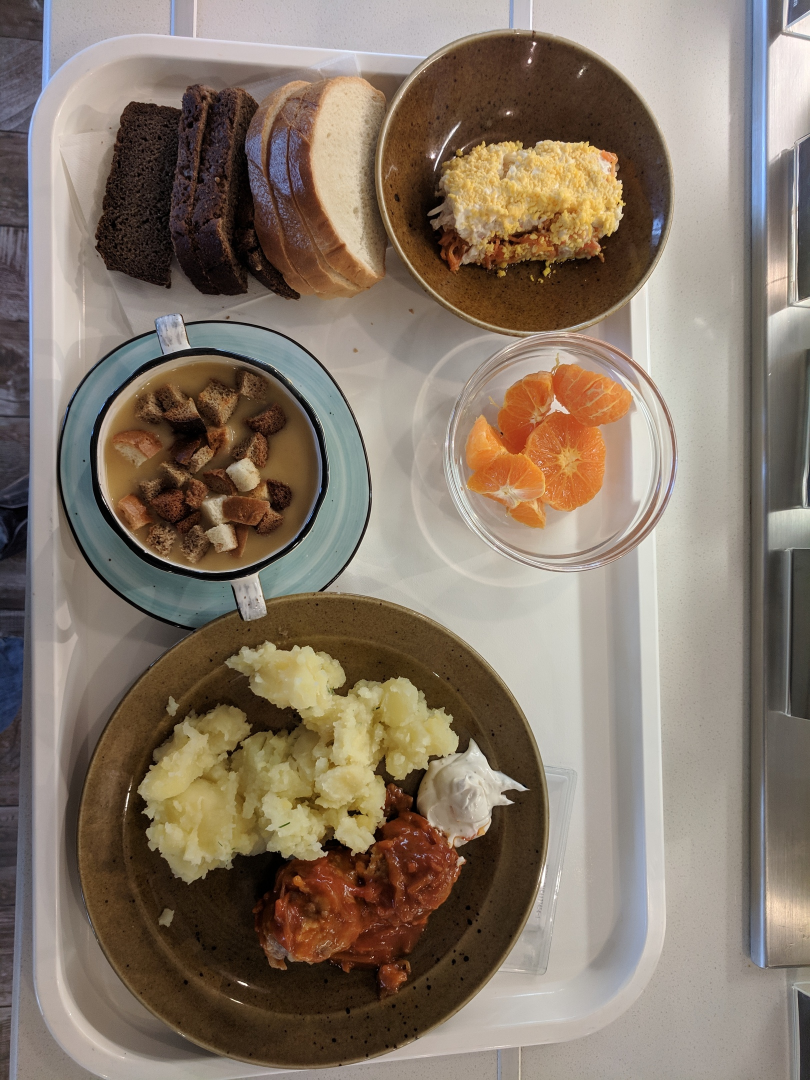
#> input picture LR2/images/1.jpg, 1620 x 2160 px (shown at 1/2 size); its folder holds 4 pictures in this run
$ python main.py
#> lines starting #> are read from the running program, lines starting #| are printed output that depends on the picture; after the words box and inside, x2 and y2 are one past the last pixel; in counts of white or black regions, pixels touching at a corner belong together
# https://scikit-image.org/docs/dev/auto_examples/color_exposure/plot_rgb_to_hsv.html#id27

import os
from skimage import io, filters, color
from skimage.color import rgb2hsv
import matplotlib.pyplot as plt


dir_path = os.path.dirname(os.path.realpath(__file__))
IMAGES_FOLDER = os.path.join(dir_path,  'images/')

def load_images_from_folder(folder):
#> called with folder = 'LR2/images/'
    images = []
    for filename in os.listdir(folder):
        img = io.imread(os.path.join(folder,filename))
#> img is the input picture: shape (2160, 1620, 3); mean R, G, B 134.1, 119.9, 105.6
        if img is not None:
            images.append(img)
    return images

def scharr(image):
    image = color.rgb2gray(image)
    edges = filters.scharr(image)
    return edges

def imshow(image):
    io.imshow(image)
    io.show()

def HSV(rgb_img):
    hsv_img = rgb2hsv(rgb_img)
    return hsv_img

foods = load_images_from_folder(IMAGES_FOLDER)
rgb_img = foods[3]
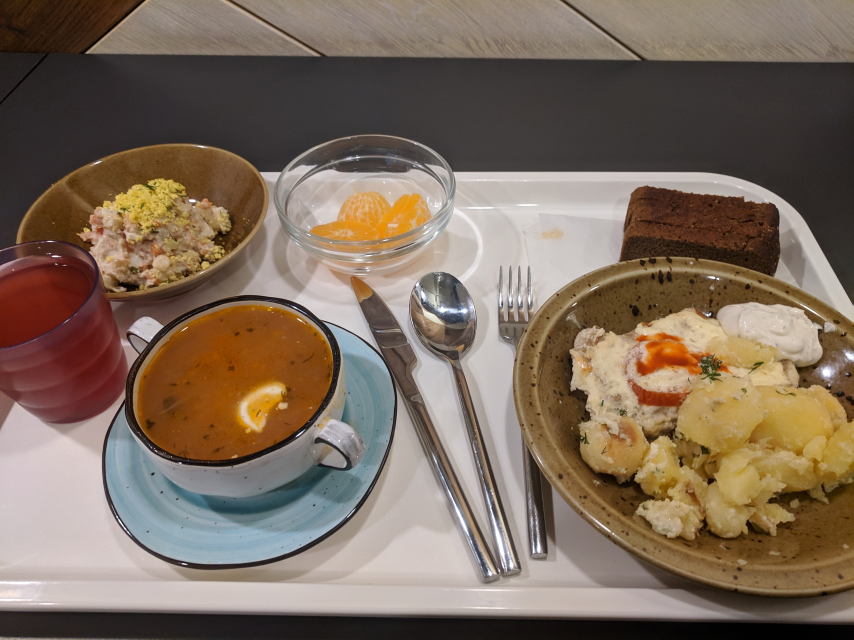
#> rgb_img: shape (1920, 2560, 3) (shown at 1/3 size); mean R, G, B 125.5, 108.1, 92.7
hsv_img = rgb2hsv(rgb_img)
#> hsv_img: shape (1920, 2560, 3) float64; mean of channels 0, 1, 2 0.194, 0.299, 0.498
hue_img = hsv_img[:, :, 0]
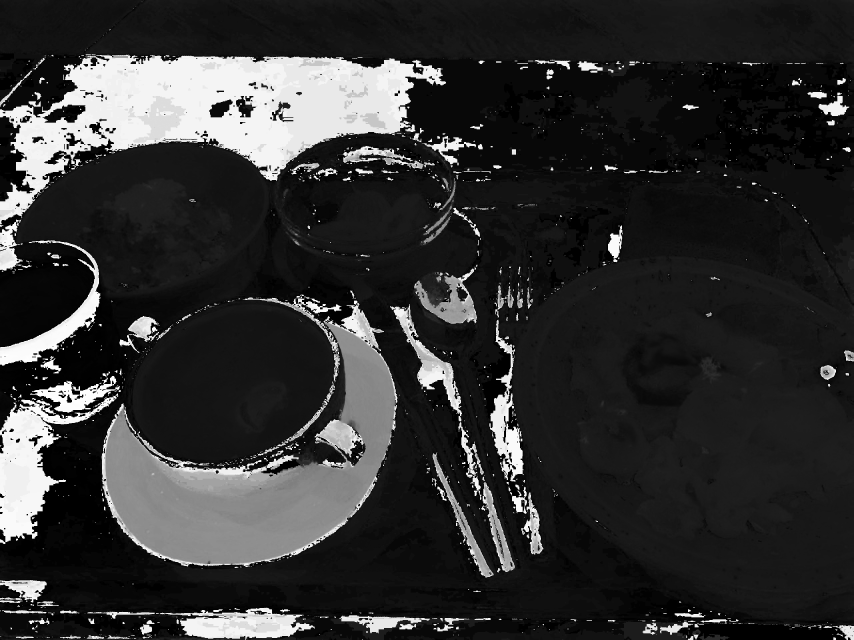
#> hue_img: shape (1920, 2560) float64 (shown at 1/3 size); min 0, max 0.998, mean 0.194
value_img = hsv_img[:, :, 2]
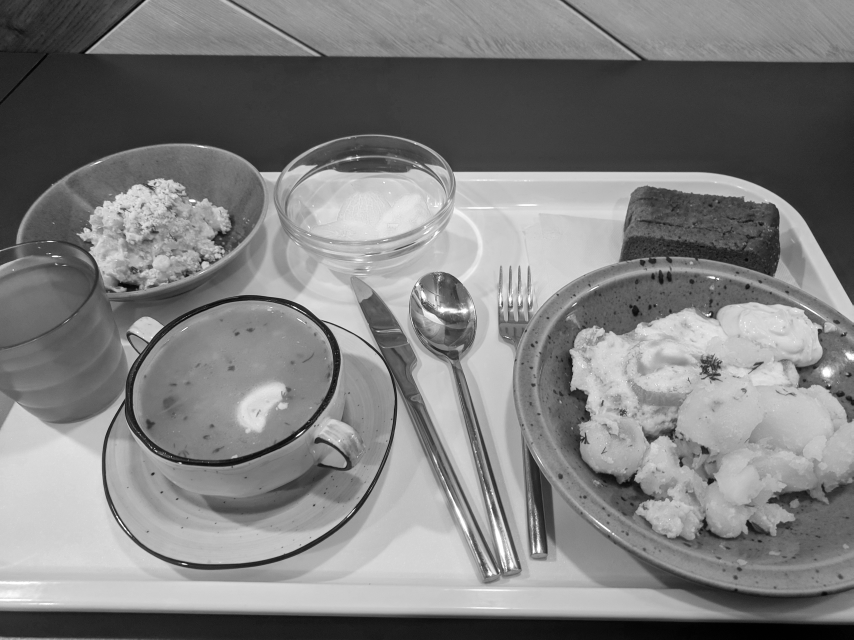
#> value_img: shape (1920, 2560) float64 (shown at 1/3 size); min 0, max 1, mean 0.498

imshow(hsv_img)

fig, (ax0, ax1, ax2) = plt.subplots(ncols=3, figsize=(8, 2))

ax0.imshow(rgb_img)
ax0.set_title("RGB image")
ax0.axis('off')
ax1.imshow(hue_img, cmap='hsv')
ax1.set_title("Hue channel")
ax1.axis('off')
ax2.imshow(value_img)
ax2.set_title("Value channel")
ax2.axis('off')

fig.tight_layout()

hue_threshold = 0.085
binary_img = hue_img > hue_threshold
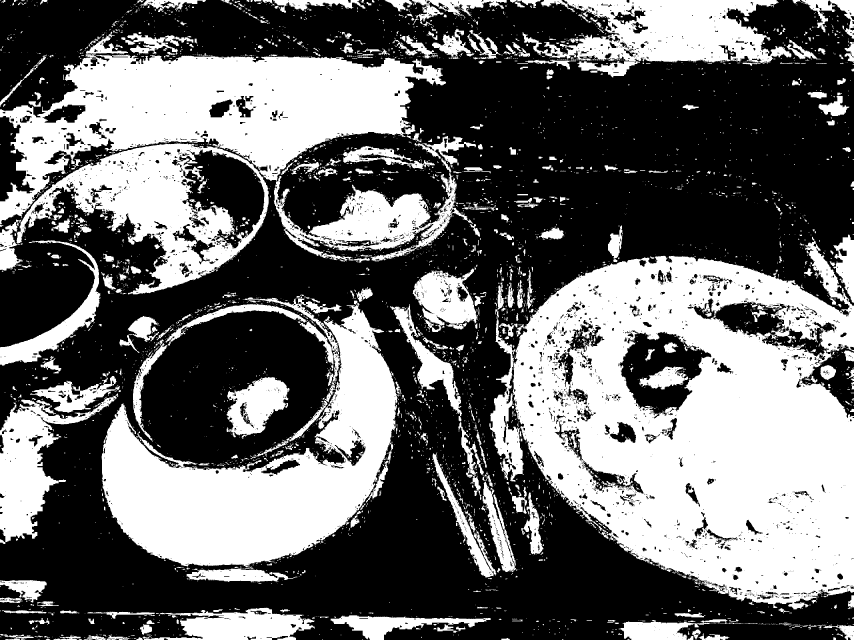
#> binary_img: shape (1920, 2560) bool (shown at 1/3 size); 41.6% white; 4971 white regions (4071 under 20 px), largest, box (x1, y1, x2, y2) and area: (1538, 710, 2560, 1828) 722304, (0, 163, 1338, 672) 297839, (305, 884, 1192, 1701) 296647

fig, (ax0, ax1) = plt.subplots(ncols=2, figsize=(8, 3))

ax0.hist(hue_img.ravel(), 512)
ax0.set_title("Histogram of the Hue channel with threshold")
ax0.axvline(x=hue_threshold, color='r', linestyle='dashed', linewidth=2)
ax0.set_xbound(0, 0.12)
ax1.imshow(binary_img)
ax1.set_title("Hue-thresholded image")
ax1.axis('off')

fig.tight_layout()


fig, ax0 = plt.subplots(figsize=(4, 3))

value_threshold = 0.10
binary_img = (hue_img > hue_threshold) | (value_img < value_threshold)
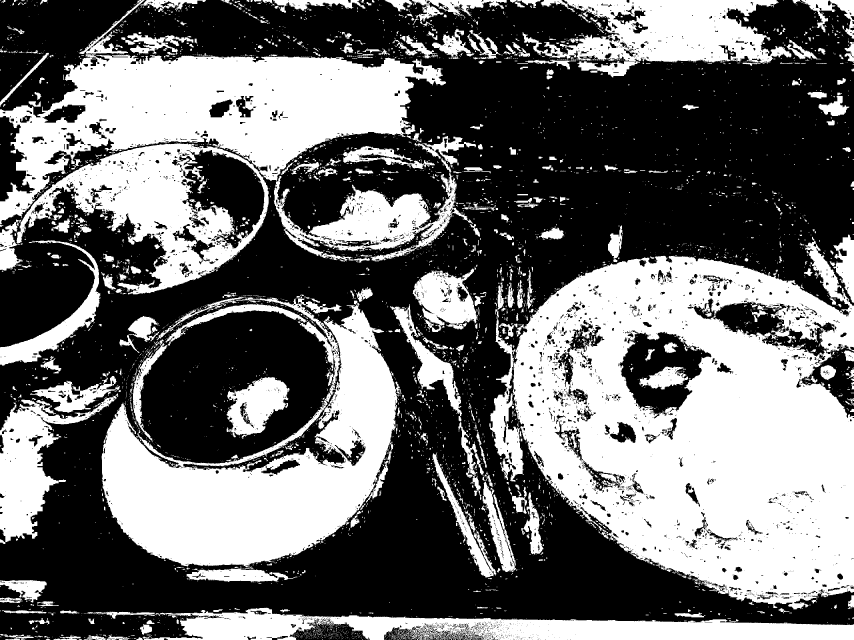
#> binary_img: shape (1920, 2560) bool (shown at 1/3 size); 42.9% white; 5624 white regions (4746 under 20 px), largest, box (x1, y1, x2, y2) and area: (1538, 710, 2560, 1828) 724318, (305, 884, 1204, 1701) 304879, (0, 163, 1338, 672) 297839

ax0.imshow(binary_img)
ax0.set_title("Hue and value thresholded image")
ax0.axis('off')

fig.tight_layout()
plt.show()
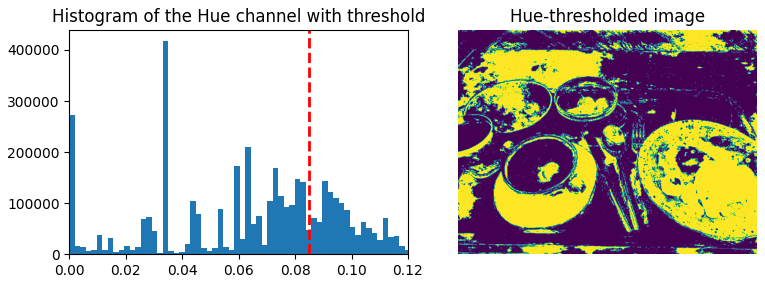
#> figure drawn by matplotlib, 2 panels; panel 1: tallest bar 417588 high, from x = 0.0331 to 0.0351
